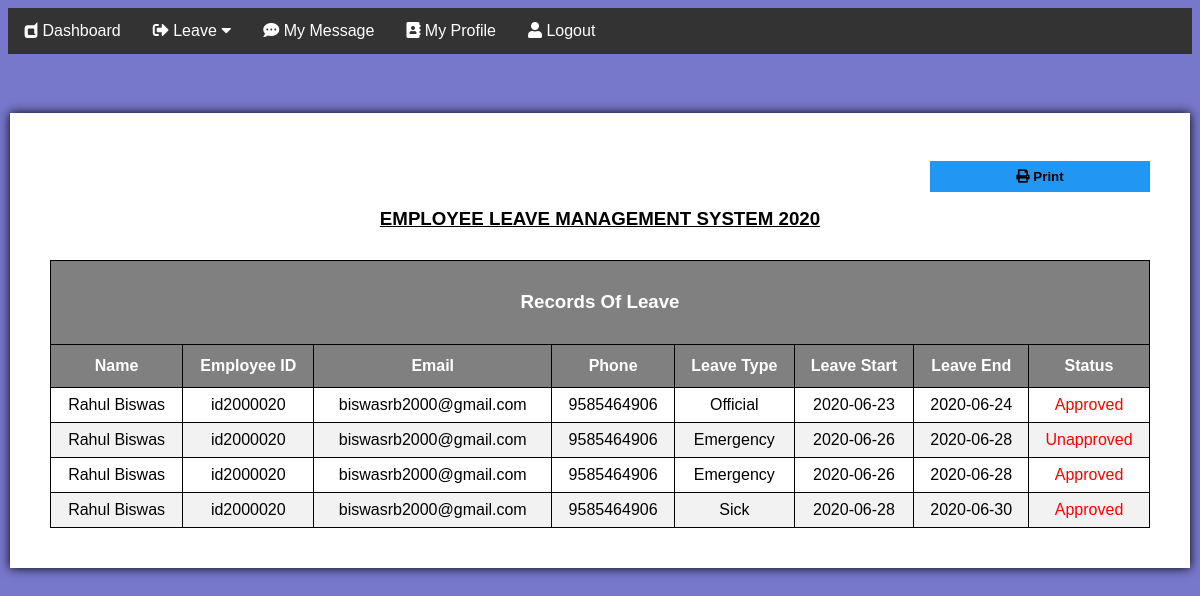
The app's page /employee/myallleave.php (signed in) with its own data.
### tables this page shows
CREATE TABLE `apply` (
  `id` int(120) NOT NULL,
  `name` varchar(120) NOT NULL,
  `emp` varchar(120) NOT NULL,
  `email` varchar(120) NOT NULL,
  `phn` varchar(120) NOT NULL,
  `username` varchar(120) NOT NULL,
  `type` varchar(120) NOT NULL,
  `start` date NOT NULL DEFAULT current_timestamp(),
  `end` date NOT NULL,
  `status` varchar(120) NOT NULL
);

### employee/myallleave.php (the view, shortened to what this page needs)
<!DOCTYPE html>
<html>
<link rel="stylesheet" href="https://cdnjs.cloudflare.com/ajax/libs/font-awesome/5.12.1/css/all.min.css">
<link href="style.css" rel="stylesheet" type="text/css">
<head>
</head>
<body>
<div class="navbar" id="mynavbar">
  <a href="empdashboard.php"><i class="fab fa-dashcube"></i> Dashboard</a>
  <div class="dropdown">
    <button class="dropbtn"><i class="fas fa-sign-out-alt"></i> Leave
      <i class="fa fa-caret-down"></i>
    </button>
  </div>
  <a href="mymsg.php"><i class="fas fa-comment-dots"></i> My Message</a>
  <a href="emprofile.php"><i class="fas fa-address-book"></i> My Profile</a>
  <a href="logout.php"> <i class="fas fa-user"></i>  Logout</a>
</div>
<div class="box">
    <button class="b1" onclick="window.print()"><b> <i class="fas fa-print"></i> Print</b></button><br><br>
    <div class="print-container">
    <center><h3><u>EMPLOYEE LEAVE MANAGEMENT SYSTEM 2020</u></h3></center>
    <table id="customers">
    <tr>
    <th style='text-align:center' colspan="9" ><h3>Records Of Leave</h3></th>
    </tr>
  <tr>
    <th style='text-align:center'>Name</th>
    <th style='text-align:center'>Employee ID</th>
    <th style='text-align:center'>Email</th>
    <th style='text-align:center'>Phone</th>
    <th style='text-align:center'>Leave Type</th>
    <th style='text-align:center'>Leave Start</th>
    <th style='text-align:center'>Leave End</th>
    <th style='text-align:center'>Status</th>
  </tr>
  <?php
$connection = mysqli_connect("localhost","root","");
$res = mysqli_query($connection,"select * from apply where username='$_SESSION[username]'");
while($result = mysqli_fetch_array($res)){
  echo"
      <tr>
      <td style='text-align:center'>" .$result['name']. "</td>
      <td style='text-align:center'>" .$result['emp']. "</td>
      <td style='text-align:center'>" .$result['email']. "</td>
      <td style='text-align:center'>" .$result['phn']. "</td>
      <td style='text-align:center'>" .$result['type']. "</td>
      <td style='text-align:center'>" .$result['start']. "</td>
      <td style='text-align:center'>" .$result['end']. "</td>
      <td style='text-align:center;color:red'>" .$result['status']. "</td>
     </tr>
      ";
 }
     ?>
</table>
</div></div>
</body>
</html>

### employee/style.css (style rules this page uses)
body { font-family: Arial, Helvetica, sans-serif; background-color:#77c; }
.navbar { overflow: hidden; background-color: #333; }
.navbar a { float: left; font-size: 16px; color: white; text-align: center; padding: 14px 16px; text-decoration: none; }
.dropdown { float: left; overflow: hidden; }
.dropdown .dropbtn { font-size: 16px; border: none; outline: none; color: white; padding: 14px 16px; background-color: inherit; font-family: inherit; margin: 0; }

### employee/myallleave.php (style rules this page uses)
#customers { font-family: "Trebuchet MS", Arial, Helvetica, sans-serif; border-collapse: collapse; width: 100%; margin-top: 1%; }
#customers td, #customers th { border: 1px solid black; padding: 8px; }
#customers tr:nth-child(even) { background-color: #f2f2f2; }
#customers th { padding-top: 12px; padding-bottom: 12px; text-align: left; background-color: grey; color: white; }
.box { width:1100px; padding: 40px; background: white; margin: 200px auto; box-shadow: 0 0 10px; margin-top: 5%; }
.b1 { background-color:#2196F3; color: black; padding: 8px 12px; margin: 8px 0; border: none; cursor: pointer; width: 20%; float: right; }

### records on screen
apply: name "Rahul Biswas", emp "id2000020", email "biswasrb2000@gmail.com", phn "9585464906", type "Official", start "2020-06-23", end "2020-06-24", status "Approved"
apply: name "Rahul Biswas", emp "id2000020", email "biswasrb2000@gmail.com", phn "9585464906", type "Emergency", start "2020-06-26", end "2020-06-28", status "Unapproved"
apply: name "Rahul Biswas", emp "id2000020", email "biswasrb2000@gmail.com", phn "9585464906", type "Emergency", start "2020-06-26", end "2020-06-28", status "Approved"
apply: name "Rahul Biswas", emp "id2000020", email "biswasrb2000@gmail.com", phn "9585464906", type "Sick", start "2020-06-28", end "2020-06-30", status "Approved"
